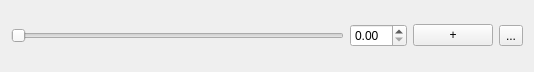
<?xml version="1.0" encoding="UTF-8"?>
<ui version="4.0">
 <class>PoleSlider</class>
 <widget class="QWidget" name="PoleSlider">
  <property name="geometry">
   <rect>
    <x>0</x>
    <y>0</y>
    <width>534</width>
    <height>72</height>
   </rect>
  </property>
  <property name="windowTitle">
   <string>Form</string>
  </property>
  <layout class="QGridLayout" name="gridLayout">
   <item row="0" column="0">
    <widget class="QSlider" name="HS_VALUE">
     <property name="orientation">
      <enum>Qt::Horizontal</enum>
     </property>
    </widget>
   </item>
   <item row="0" column="1">
    <widget class="QDoubleSpinBox" name="DSB_VALUE"/>
   </item>
   <item row="0" column="2">
    <widget class="QPushButton" name="PB_POLE">
     <property name="text">
      <string>+</string>
     </property>
    </widget>
   </item>
   <item row="0" column="3">
    <widget class="QToolButton" name="TB_OPTION">
     <property name="text">
      <string>...</string>
     </property>
    </widget>
   </item>
  </layout>
 </widget>
 <resources/>
 <connections/>
</ui>
